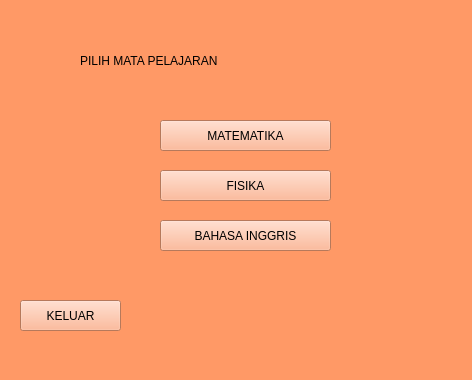
<?xml version="1.0" encoding="UTF-8"?>
<ui version="4.0">
 <class>MainWindow</class>
 <widget class="QMainWindow" name="MainWindow">
  <property name="geometry">
   <rect>
    <x>0</x>
    <y>0</y>
    <width>472</width>
    <height>380</height>
   </rect>
  </property>
  <property name="windowTitle">
   <string>MainWindow</string>
  </property>
  <property name="styleSheet">
   <string notr="true">background-color:rgb(255, 153, 102)
</string>
  </property>
  <widget class="QWidget" name="centralwidget">
   <widget class="QLabel" name="label">
    <property name="geometry">
     <rect>
      <x>80</x>
      <y>40</y>
      <width>351</width>
      <height>41</height>
     </rect>
    </property>
    <property name="styleSheet">
     <string notr="true">font: 57 24pt &quot;Dubai Medium&quot;;
color: rgb(0, 0, 0);</string>
    </property>
    <property name="text">
     <string>PILIH MATA PELAJARAN</string>
    </property>
   </widget>
   <widget class="QPushButton" name="btnMtk">
    <property name="geometry">
     <rect>
      <x>160</x>
      <y>120</y>
      <width>171</width>
      <height>31</height>
     </rect>
    </property>
    <property name="autoFillBackground">
     <bool>false</bool>
    </property>
    <property name="styleSheet">
     <string notr="true">font: 10pt &quot;Arial Rounded MT Bold&quot;;
background-color: rgb(255,170,128)</string>
    </property>
    <property name="text">
     <string>MATEMATIKA</string>
    </property>
    <property name="icon">
     <iconset>
      <normaloff>../../../lenovo/Downloads/box.svg</normaloff>../../../lenovo/Downloads/box.svg</iconset>
    </property>
   </widget>
   <widget class="QPushButton" name="btnFsk">
    <property name="geometry">
     <rect>
      <x>160</x>
      <y>170</y>
      <width>171</width>
      <height>31</height>
     </rect>
    </property>
    <property name="autoFillBackground">
     <bool>false</bool>
    </property>
    <property name="styleSheet">
     <string notr="true">font: 10pt &quot;Arial Rounded MT Bold&quot;;
background-color: rgb(255,170,128)</string>
    </property>
    <property name="text">
     <string>FISIKA</string>
    </property>
    <property name="icon">
     <iconset>
      <normaloff>../../../lenovo/Downloads/send.svg</normaloff>../../../lenovo/Downloads/send.svg</iconset>
    </property>
   </widget>
   <widget class="QPushButton" name="btnIng">
    <property name="geometry">
     <rect>
      <x>160</x>
      <y>220</y>
      <width>171</width>
      <height>31</height>
     </rect>
    </property>
    <property name="autoFillBackground">
     <bool>false</bool>
    </property>
    <property name="styleSheet">
     <string notr="true">font: 10pt &quot;Arial Rounded MT Bold&quot;;
background-color: rgb(255,170,128)</string>
    </property>
    <property name="text">
     <string>BAHASA INGGRIS</string>
    </property>
    <property name="icon">
     <iconset>
      <normaloff>../../../lenovo/Downloads/type.svg</normaloff>../../../lenovo/Downloads/type.svg</iconset>
    </property>
   </widget>
   <widget class="QPushButton" name="exitBtn">
    <property name="geometry">
     <rect>
      <x>20</x>
      <y>300</y>
      <width>101</width>
      <height>31</height>
     </rect>
    </property>
    <property name="autoFillBackground">
     <bool>false</bool>
    </property>
    <property name="styleSheet">
     <string notr="true">font: 10pt &quot;Arial Rounded MT Bold&quot;;
background-color: rgb(255,170,128)</string>
    </property>
    <property name="text">
     <string>KELUAR</string>
    </property>
    <property name="icon">
     <iconset>
      <normaloff>../../../lenovo/Downloads/log-out.svg</normaloff>../../../lenovo/Downloads/log-out.svg</iconset>
    </property>
   </widget>
  </widget>
  <widget class="QStatusBar" name="statusbar"/>
 </widget>
 <resources/>
 <connections/>
</ui>
